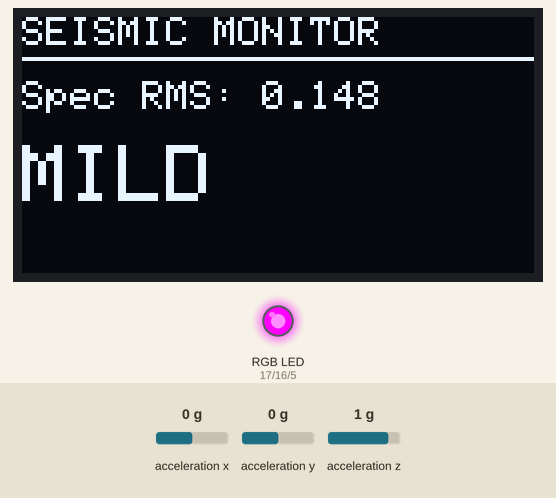
The sketch below on a simulated ESP32. Parts: 128×64 one-colour display, an RGB LED mixed from three pins (HIGH = lit). Wiring (inferred from the names in the program): MPU-6050 motion sensor at I2C address 0x68. The inputs (shaded band) are chosen by the test bench; at power-on: acceleration x 0 g, acceleration y 0 g, acceleration z 1 g. What the sketch prints to the serial monitor is not drawn.

Above: at 2.0 s.
2.1 s: acceleration x set to -0.3 g
At 3.4 s:
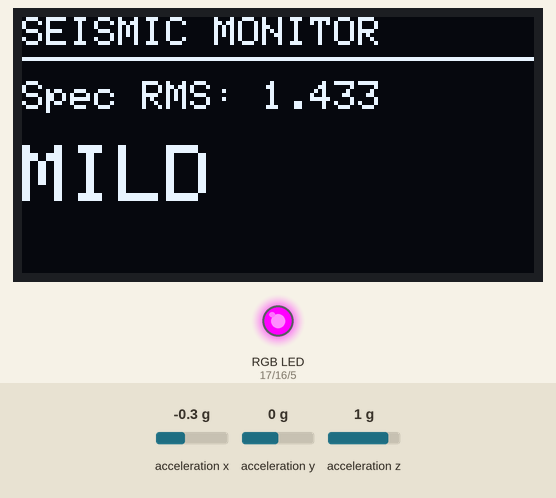
5.1 s: acceleration x set to -0.6 g
At 6.8 s:
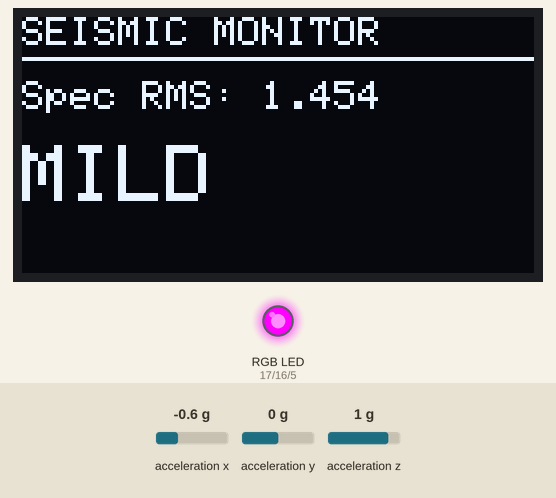
8.1 s: acceleration y set to -0.3 g
At 9.9 s:
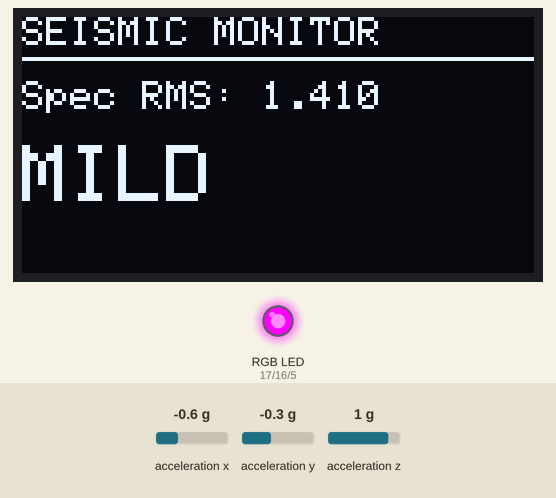
11.1 s: acceleration y set to -0.6 g
At 12.3 s:
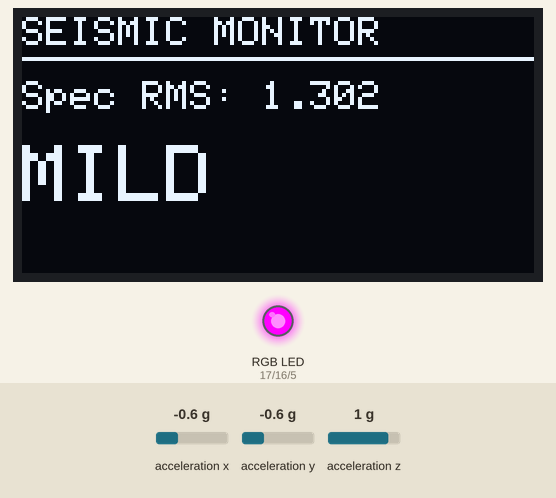
14.1 s: acceleration z set to 0.6 g
At 15.7 s:
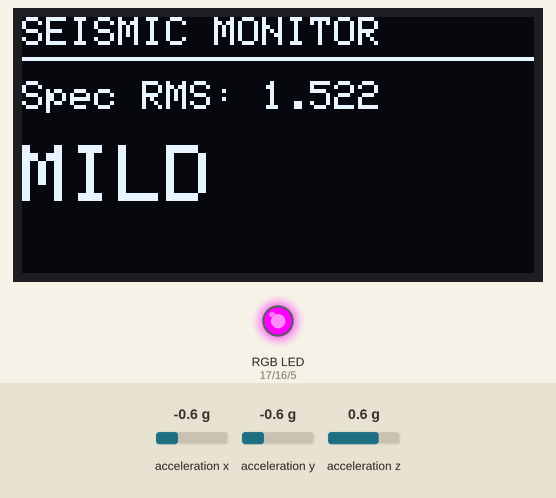
17.1 s: acceleration z set to 0.3 g
At 21.2 s:
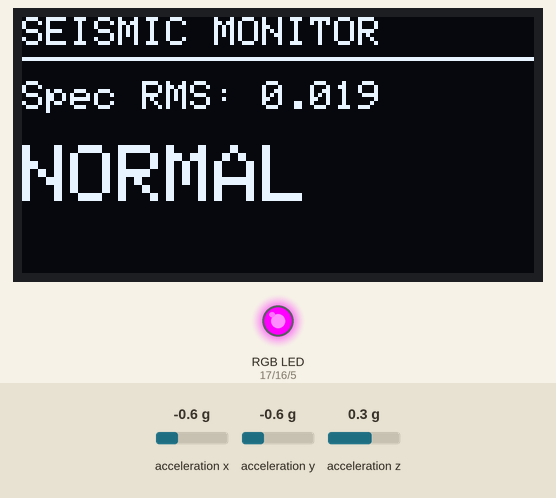
Timing chart, 0 to 22.7 s (numbered marks = the images above; inputs shaded):
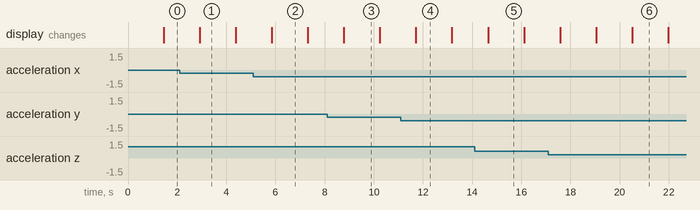

Measured:
- the behaviour switches between 0.5 and 0.4 g on acceleration z (found by bisection; images 5 and 6)
- what the display in image 1 shows lasts 1.5 s, from 2.9 s to 4.4 s

The sketch:

seismic_detection.ino
```cpp
#include <Wire.h>
#include <math.h>
#include <Adafruit_GFX.h>
#include <Adafruit_SSD1306.h>

// =====================================================
// OLED CONFIGURATION
// =====================================================
#define SCREEN_WIDTH 128
#define SCREEN_HEIGHT 64
#define OLED_RESET    -1
#define OLED_ADDR     0x3C  // Default I2C Address for SSD1306

Adafruit_SSD1306 display(SCREEN_WIDTH, SCREEN_HEIGHT, &Wire, OLED_RESET);

// =====================================================
// RGB LED & BUZZER HARDWARE CONFIGURATION
// =====================================================
const uint8_t LED_RED_PIN   = 17; // Red channel on TX2 (GPIO 17)
const uint8_t LED_GREEN_PIN = 16; // Green channel moved to D19 (GPIO 19)
const uint8_t LED_BLUE_PIN  = 5;  // Blue channel on D5 (GPIO 5)

const uint8_t BUZZER_PIN    = 18; // Piezo Buzzer on D18 (GPIO 18)

// =====================================================
// MPU6050 CONFIGURATION
// =====================================================
const uint8_t MPU_ADDR = 0x68;
const uint8_t REG_PWR_MGMT_1 = 0x6B;
const uint8_t REG_SMPLRT_DIV = 0x19;
const uint8_t REG_CONFIG = 0x1A;
const uint8_t REG_ACCEL_CONFIG = 0x1C;
const uint8_t REG_ACCEL_XOUT_H = 0x3B;

const uint32_t SAMPLE_INTERVAL_US = 10000;
const float ACCEL_SENSITIVITY = 16384.0f;

// Calibrated stationary baselines, in g
const float BASELINE_X = 0.06287075f;
const float BASELINE_Y = 0.01594543f;
const float BASELINE_Z = 1.02508970f;

// 128 samples at nominal 100 Hz = 1.28 seconds
const int WINDOW_SAMPLES = 128;
const float SAMPLING_FREQUENCY = 100.0f;

// Positive-frequency bins 1..19 cover 0.78125 Hz through 14.84375 Hz
const int FIRST_FFT_BIN = 1;
const int LAST_FFT_BIN = 19;

// =====================================================
// SEISMIC THRESHOLDS (SPECTRAL RMS SCALE)
// =====================================================
const float SPECTRAL_T_MILD     = 0.12f;  // Noise floor ceiling
const float SPECTRAL_T_MODERATE = 2.00f;  // Mild to Moderate boundary
const float SPECTRAL_T_EXTREME  = 5.00f;  // Moderate to Extreme boundary

int windowCount = 0;

float rawSquareSum = 0.0f;
float filteredSquareSum = 0.0f;

float filteredXBuffer[WINDOW_SAMPLES];
float filteredYBuffer[WINDOW_SAMPLES];
float filteredZBuffer[WINDOW_SAMPLES];

// FFT work arrays
float realX[WINDOW_SAMPLES], imagX[WINDOW_SAMPLES];
float realY[WINDOW_SAMPLES], imagY[WINDOW_SAMPLES];
float realZ[WINDOW_SAMPLES], imagZ[WINDOW_SAMPLES];

// =====================================================
// BUTTERWORTH FILTER: 0.5-15 Hz at 100 Hz
// =====================================================
struct BiquadState {
  float x1 = 0.0f, x2 = 0.0f;
  float y1 = 0.0f, y2 = 0.0f;
};

struct AxisFilterState {
  BiquadState section1;
  BiquadState section2;
};

AxisFilterState filterX, filterY, filterZ;

const float b0_1 =  0.12416982f;
const float b1_1 =  0.24833964f;
const float b2_1 =  0.12416982f;
const float a1_1 = -0.78647598f;
const float a2_1 =  0.29590836f;

const float b0_2 =  1.00000000f;
const float b1_2 = -2.00000000f;
const float b2_2 =  1.00000000f;
const float a1_2 = -1.95569325f;
const float a2_2 =  0.95671787f;

// =====================================================
// I2C HELPERS
// =====================================================
bool writeRegister(uint8_t reg, uint8_t value) {
  Wire.beginTransmission(MPU_ADDR);
  Wire.write(reg);
  Wire.write(value);
  return Wire.endTransmission() == 0;
}

bool readAccelerometer(int16_t &ax, int16_t &ay, int16_t &az) {
  Wire.beginTransmission(MPU_ADDR);
  Wire.write(REG_ACCEL_XOUT_H);

  if (Wire.endTransmission(false) != 0) return false;
  if (Wire.requestFrom(MPU_ADDR, (uint8_t)6) != 6) return false;

  ax = (int16_t)((Wire.read() << 8) | Wire.read());
  ay = (int16_t)((Wire.read() << 8) | Wire.read());
  az = (int16_t)((Wire.read() << 8) | Wire.read());

  return true;
}

// =====================================================
// BIQUAD FILTER & FFT FUNCTIONS
// =====================================================
float processBiquad(float input, BiquadState &s, float b0, float b1, float b2, float a1, float a2) {
  float output = b0 * input + b1 * s.x1 + b2 * s.x2 - a1 * s.y1 - a2 * s.y2;
  s.x2 = s.x1; s.x1 = input; s.y2 = s.y1; s.y1 = output;
  return output;
}

float filterAxis(float input, AxisFilterState &state) {
  float stage1 = processBiquad(input, state.section1, b0_1, b1_1, b2_1, a1_1, a2_1);
  return processBiquad(stage1, state.section2, b0_2, b1_2, b2_2, a1_2, a2_2);
}

float hammingWindow(int n) {
  return 0.54f - 0.46f * cosf(2.0f * PI * n / (WINDOW_SAMPLES - 1));
}

void calculateFFT(float real[], float imag[]) {
  int j = 0;
  for (int i = 1; i < WINDOW_SAMPLES; i++) {
    int bit = WINDOW_SAMPLES >> 1;
    while (j & bit) { j ^= bit; bit >>= 1; }
    j ^= bit;
    if (i < j) {
      float temp = real[i]; real[i] = real[j]; real[j] = temp;
      temp = imag[i]; imag[i] = imag[j]; imag[j] = temp;
    }
  }

  for (int length = 2; length <= WINDOW_SAMPLES; length <<= 1) {
    float angle = -2.0f * PI / length;
    float wLenReal = cosf(angle), wLenImag = sinf(angle);
    for (int start = 0; start < WINDOW_SAMPLES; start += length) {
      float wReal = 1.0f, wImag = 0.0f;
      int half = length / 2;
      for (int k = 0; k < half; k++) {
        int even = start + k; int odd = even + half;
        float oddReal = real[odd] * wReal - imag[odd] * wImag;
        float oddImag = real[odd] * wImag + imag[odd] * wReal;
        float evenReal = real[even], evenImag = imag[even];

        real[even] = evenReal + oddReal; imag[even] = evenImag + oddImag;
        real[odd] = evenReal - oddReal;   imag[odd] = evenImag - oddImag;

        float nextWReal = wReal * wLenReal - wImag * wLenImag;
        float nextWImag = wReal * wLenImag + wImag * wLenReal;
        wReal = nextWReal; wImag = nextWImag;
      }
    }
  }
}

void prepareFFT(const float input[], float real[], float imag[]) {
  for (int i = 0; i < WINDOW_SAMPLES; i++) {
    real[i] = input[i] * hammingWindow(i);
    imag[i] = 0.0f;
  }
  calculateFFT(real, imag);
}

float fftMagnitude(float real[], float imag[], int bin) {
  return sqrtf(real[bin] * real[bin] + imag[bin] * imag[bin]);
}

// =====================================================
// COMMON ANODE RGB LED CONTROL (Active-LOW)
// =====================================================
void setRGBColor(bool redState, bool greenState, bool blueState) {
  digitalWrite(LED_RED_PIN,   redState   ? LOW : HIGH);
  digitalWrite(LED_GREEN_PIN, greenState ? LOW : HIGH);
  digitalWrite(LED_BLUE_PIN,  blueState  ? LOW : HIGH);
}

// =====================================================
// OLED, LED & BUZZER ALARM DISPLAY LOGIC
// =====================================================
void updateUIAndIndicators(float specRMS) {
  display.clearDisplay();
  display.setTextColor(SSD1306_WHITE);

  // Header
  display.setTextSize(1);
  display.setCursor(0, 0);
  display.println("SEISMIC MONITOR");
  display.drawFastHLine(0, 10, 128, SSD1306_WHITE);

  // Spectral RMS Value
  display.setCursor(0, 16);
  display.print("Spec RMS: ");
  display.print(specRMS, 3);

  // Event Severity Banner, RGB LED & Buzzer Control
  display.setCursor(0, 32);
  display.setTextSize(2);

  if (specRMS < SPECTRAL_T_MODERATE) {
    // Normal / Ambient Noise & Mild Earthquakes -> GREEN, Buzzer OFF
    display.println(specRMS < SPECTRAL_T_MILD ? "NORMAL" : "MILD");
    setRGBColor(false, true, false); // Green ON
    noTone(BUZZER_PIN);             // Silence Buzzer
  }
  else if (specRMS < SPECTRAL_T_EXTREME) {
    // Moderate Earthquake -> YELLOW (Red + Green), Soft Short Beep
    display.println("MODERATE");
    setRGBColor(true, true, false);  // Red ON + Green ON = Yellow
    tone(BUZZER_PIN, 800, 80);       // Soft 800Hz beep on GPIO 18
  }
  else {
    // Extreme / Severe Earthquake -> RED, High-Pitched Continuous Alarm
    display.println("EXTREME!!");
    setRGBColor(true, false, false); // Red ON
    tone(BUZZER_PIN, 2800, 500);     // Sharp 2.8kHz warning tone on GPIO 18
  }

  display.display();
}

// =====================================================
// WINDOW PROCESSING & OUTPUT STREAMING
// =====================================================
void processCompletedWindow() {
  float rawRMS = sqrtf(rawSquareSum / WINDOW_SAMPLES);
  float filteredRMS = sqrtf(filteredSquareSum / WINDOW_SAMPLES);

  prepareFFT(filteredXBuffer, realX, imagX);
  prepareFFT(filteredYBuffer, realY, imagY);
  prepareFFT(filteredZBuffer, realZ, imagZ);

  float sumSquaredSpectralMag = 0.0f;
  int binCount = (LAST_FFT_BIN - FIRST_FFT_BIN + 1);

  for (int bin = FIRST_FFT_BIN; bin <= LAST_FFT_BIN; bin++) {
    float magX = fftMagnitude(realX, imagX, bin);
    float magY = fftMagnitude(realY, imagY, bin);
    float magZ = fftMagnitude(realZ, imagZ, bin);

    sumSquaredSpectralMag += (magX * magX + magY * magY + magZ * magZ);
  }

  float spectralRMS = sqrtf(sumSquaredSpectralMag / binCount);

  // Update OLED display, RGB LED color, and Buzzer state
  updateUIAndIndicators(spectralRMS);

  // Stream each bin to Serial Monitor & Plotter
  for (int bin = FIRST_FFT_BIN; bin <= LAST_FFT_BIN; bin++) {
    float magX = fftMagnitude(realX, imagX, bin);
    float magY = fftMagnitude(realY, imagY, bin);
    float magZ = fftMagnitude(realZ, imagZ, bin);

    Serial.print("Raw_RMS:");      Serial.print(rawRMS, 6);
    Serial.print(",Filtered_RMS:"); Serial.print(filteredRMS, 6);
    Serial.print(",Spectral_RMS:"); Serial.print(spectralRMS, 6);
    Serial.print(",FFT_X:");       Serial.print(magX, 6);
    Serial.print(",FFT_Y:");       Serial.print(magY, 6);
    Serial.print(",FFT_Z:");       Serial.println(magZ, 6);
  }

  rawSquareSum = 0.0f;
  filteredSquareSum = 0.0f;
  windowCount = 0;
}

// =====================================================
// SETUP
// =====================================================
void setup() {
  Serial.begin(115200);

  // Initialize RGB LED Pins & Buzzer Pin
  pinMode(LED_RED_PIN, OUTPUT);
  pinMode(LED_GREEN_PIN, OUTPUT);
  pinMode(LED_BLUE_PIN, OUTPUT);
  pinMode(BUZZER_PIN, OUTPUT);

  // Set default state to GREEN and silence buzzer on boot
  setRGBColor(false, true, false);
  noTone(BUZZER_PIN);

  Wire.begin(21, 22); // I2C SDA=21, SCL=22
  Wire.setClock(400000);

  // Initialize OLED
  if (!display.begin(SSD1306_SWITCHCAPVCC, OLED_ADDR)) {
    Serial.println("ERROR, OLED initialization failed");
    while (true) delay(100);
  }

  display.clearDisplay();
  display.setTextSize(1);
  display.setTextColor(SSD1306_WHITE);
  display.setCursor(10, 25);
  display.println("SYSTEM INITIALIZING");
  display.display();

  // Initialize MPU6050
  if (!writeRegister(REG_PWR_MGMT_1, 0x00)) {
    Serial.println("ERROR, MPU6050 not responding");
    while (true) delay(100);
  }

  delay(100);

  if (!writeRegister(REG_CONFIG, 0x04) ||
      !writeRegister(REG_SMPLRT_DIV, 9) ||
      !writeRegister(REG_ACCEL_CONFIG, 0x00)) {
    Serial.println("ERROR, MPU6050 configuration failed");
    while (true) delay(100);
  }

  Serial.println("STATUS,START");
}

// =====================================================
// MAIN LOOP
// =====================================================
void loop() {
  static uint32_t nextSampleUs = micros();
  nextSampleUs += SAMPLE_INTERVAL_US;

  int16_t rawX, rawY, rawZ;

  if (readAccelerometer(rawX, rawY, rawZ)) {
    float axG = rawX / ACCEL_SENSITIVITY;
    float ayG = rawY / ACCEL_SENSITIVITY;
    float azG = rawZ / ACCEL_SENSITIVITY;

    float axDynamic = axG - BASELINE_X;
    float ayDynamic = ayG - BASELINE_Y;
    float azDynamic = azG - BASELINE_Z;

    float axFiltered = filterAxis(axDynamic, filterX);
    float ayFiltered = filterAxis(ayDynamic, filterY);
    float azFiltered = filterAxis(azDynamic, filterZ);

    rawSquareSum += axDynamic * axDynamic + ayDynamic * ayDynamic + azDynamic * azDynamic;
    filteredSquareSum += axFiltered * axFiltered + ayFiltered * ayFiltered + azFiltered * azFiltered;

    filteredXBuffer[windowCount] = axFiltered;
    filteredYBuffer[windowCount] = ayFiltered;
    filteredZBuffer[windowCount] = azFiltered;

    windowCount++;

    if (windowCount >= WINDOW_SAMPLES) {
      processCompletedWindow();
    }
  }

  while ((int32_t)(micros() - nextSampleUs) < 0) {
    // Wait for nominal sample deadline
  }

  if ((int32_t)(micros() - nextSampleUs) >= (int32_t)SAMPLE_INTERVAL_US) {
    nextSampleUs = micros();
  }
}
```
